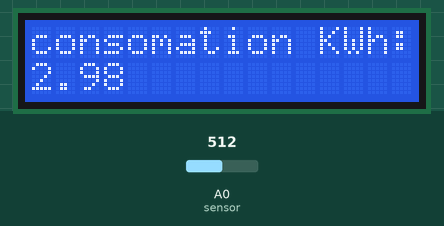
A sketch run on a simulated Arduino Uno, built with avr-gcc and run on an emulated ATmega328P. On the bench: 16×2 character LCD. Inputs (shaded band) come from the test bench; at power-on: A0 (sensor) = 512. What the sketch prints to the serial monitor is not drawn.

Above: at 3.8 s.
3.9 s: A0 (sensor) set to 716
At 7.2 s:
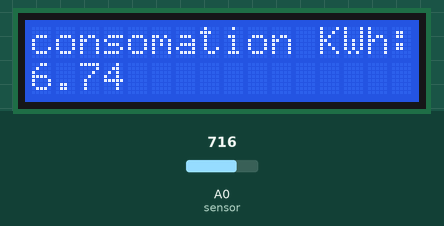
7.9 s: A0 (sensor) set to 900
At 10.8 s:
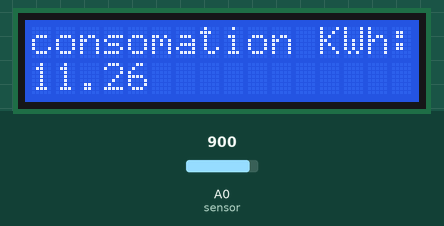
11.1 s: A0 (sensor) set to 1023
At 13.4 s:
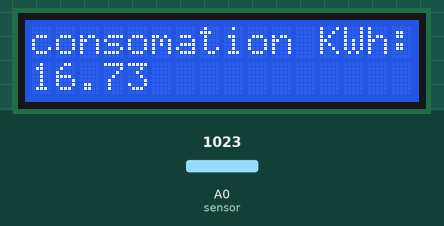
Timing chart, 0 to 14.9 s (numbered marks = the images above; inputs shaded):
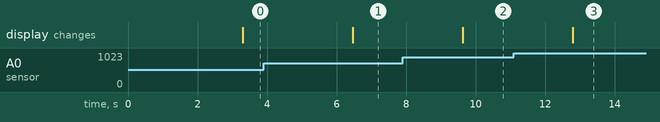

The sketch:

sketch_may29a.ino
```cpp
#include <Wire.h>
#include <LiquidCrystal_I2C.h>
LiquidCrystal_I2C lcd(0x27, 16, 2);
#include <virtuabotixRTC.h>
virtuabotixRTC myRTC(6, 7, 8);
const int sensor= 0 ;
float sensabiliter =185;
float somme =0;
float readvaleur;
float A;
float Energie[3];
float E[3];

void setup(){
  lcd.init();
 lcd.backlight();
 lcd.begin(16,2);
 Serial.begin(9600);
 myRTC.setDS1302Time(0, 22, 21, 7, 11, 6, 2021);
 pinMode(sensor,INPUT);


}
void loop(){
float i = myRTC.seconds ;
float j = myRTC.seconds ;
 for(int i=0; i<3;i++){
    float voltage = analogRead(sensor);
    float courant= ((voltage*5.0/1023))/185;
    E[i]=courant ;
    delay(1000);
    Serial.println("le courant est " );
    Serial.println(E[i]);

    }
 for (int j=0;j<3;j++){
     Energie[j] =  E[j] *220  ;

    Serial.println("l'energie consommer en seconde est ");
    Serial.println(Energie[j]);

   }

 for (int k=0;k<3;k++){
    somme+=Energie[k]/3;

   }

   Serial.println("la consomation du maison par heure est:");
   Serial.println(somme);
   Serial.println("KWh");
   lcd.setCursor(0,0);
   lcd.print("consomation KWh:");
   lcd.setCursor(0,1);
   lcd.print(somme);}
```

Measured:
- after the input at 3.9 s, the display: changes after 2.6 s (image 1)
- after the input at 7.9 s, the display: changes after 1.7 s (image 2)
